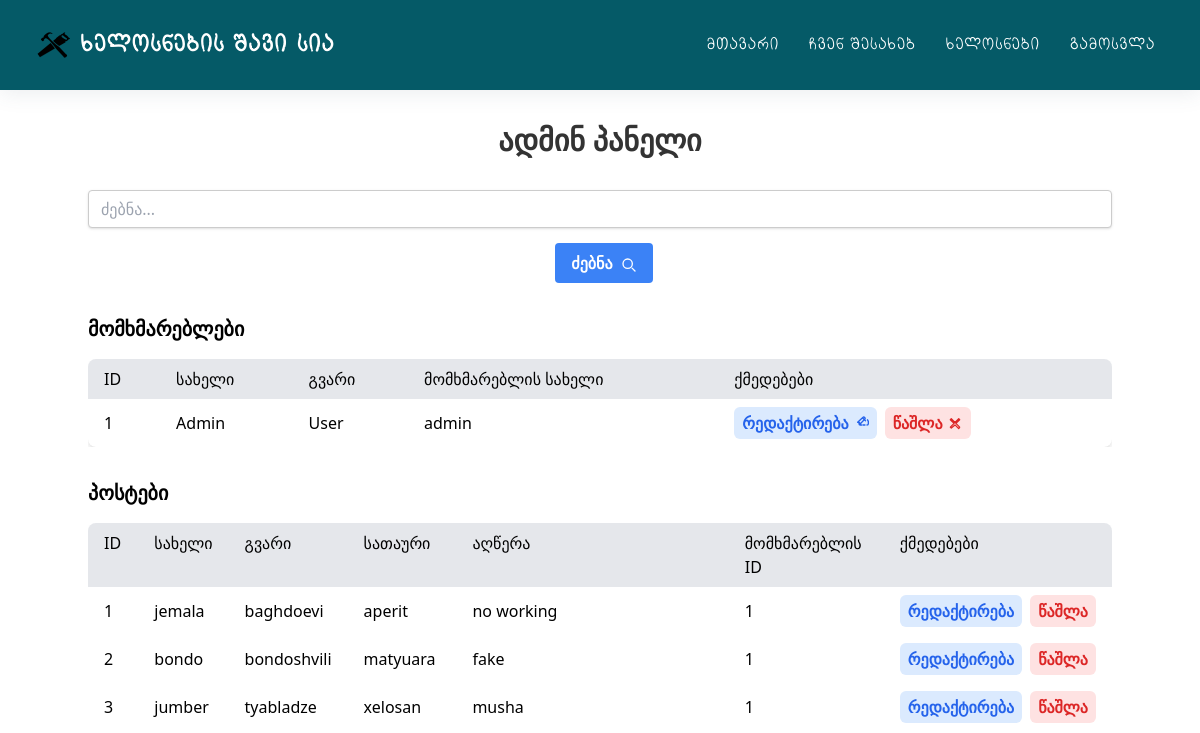
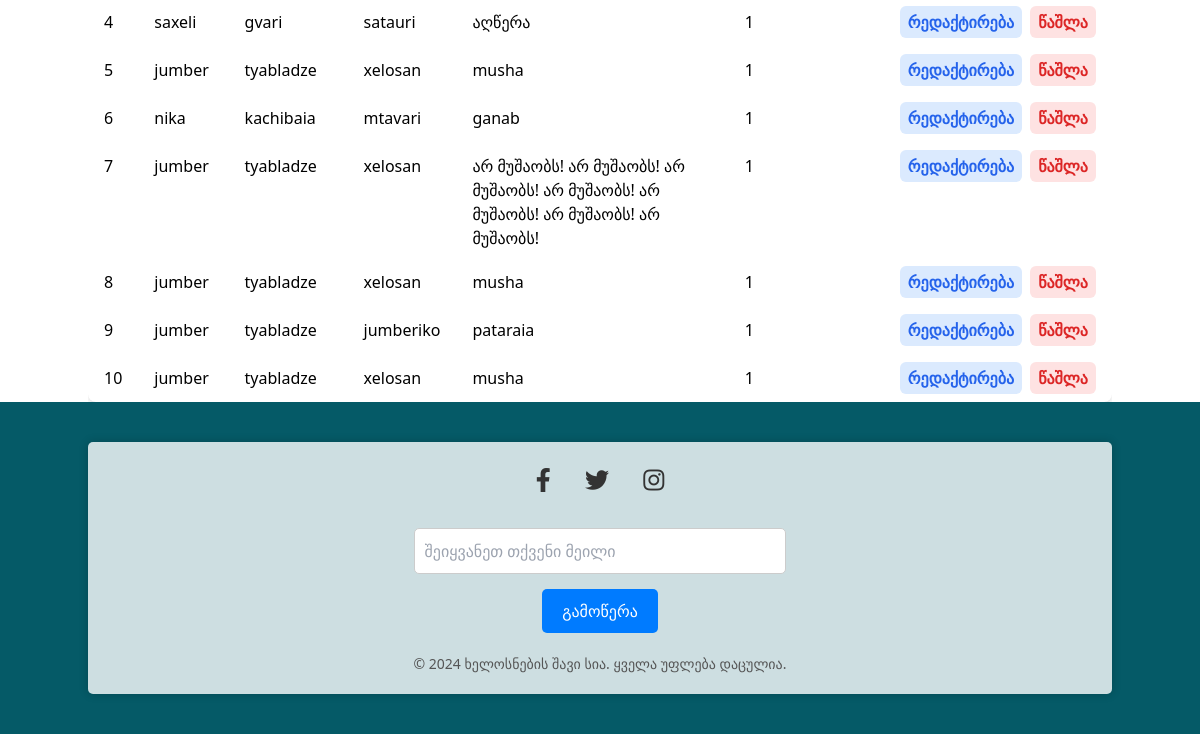
Page /admin (signed in) on the earlier database version (2 pictures, top to bottom).
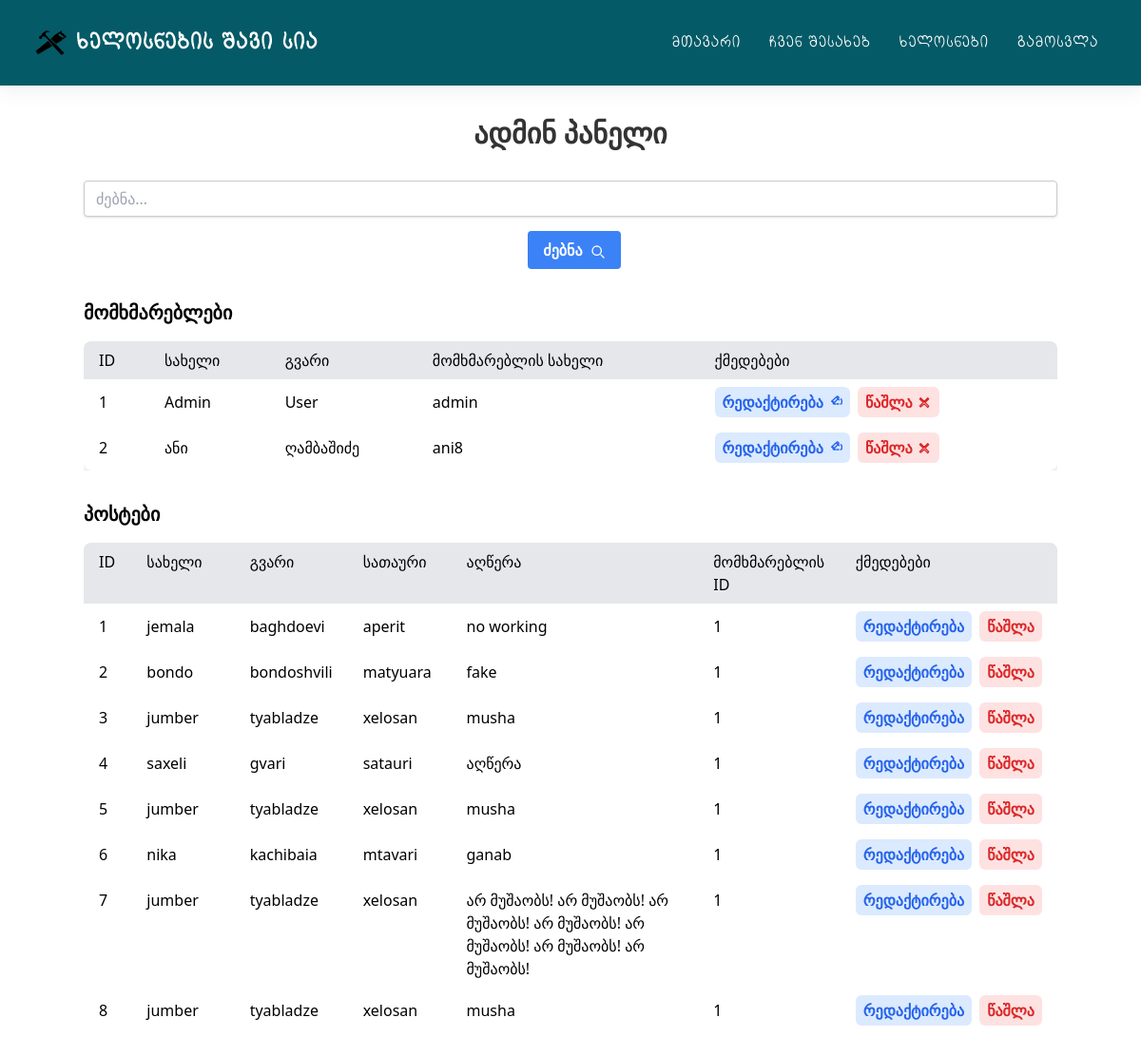
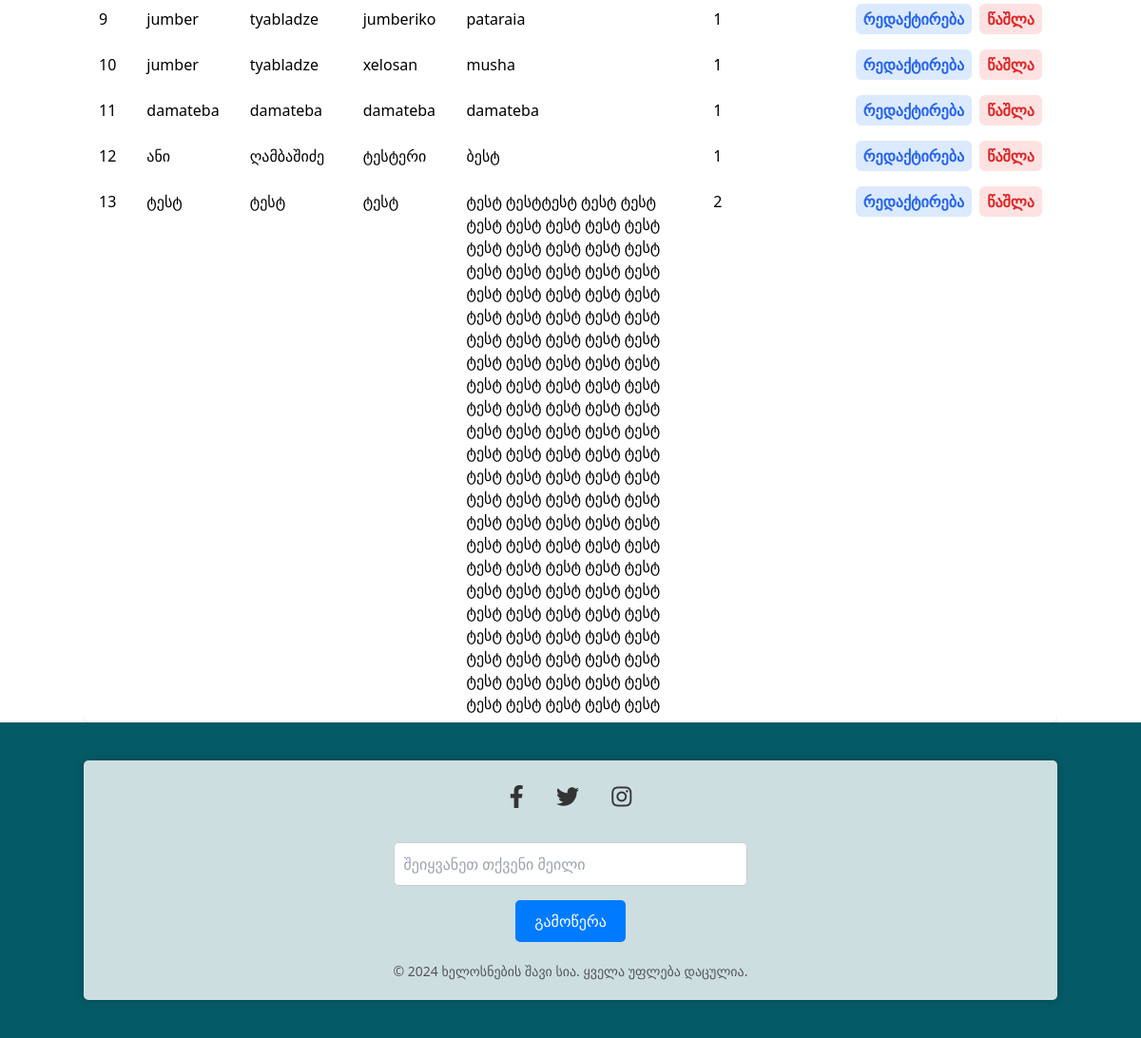
Same page on the later database version (2 pictures, top to bottom).
### main.py (models this page shows, shortened)
class Users(db.Model):
    __tablename__ = "users"
    id = db.Column(db.Integer, primary_key=True)
    name = db.Column(db.String(10), unique=False, nullable=False)
    surname = db.Column(db.String(30), unique=False, nullable=False)
    username = db.Column(db.String(30), unique=True, nullable=False)
    password = db.Column(db.String(128), nullable=False)
    is_admin = db.Column(db.Boolean, default=False, nullable=False)
    posts = db.relationship("Posts", backref="author", lazy=True)

class Posts(db.Model):
    __tablename__ = "posts"
    id = db.Column(db.Integer, primary_key=True)
    name = db.Column(db.String(10), unique=False, nullable=False)
    surname = db.Column(db.String(30), unique=False, nullable=False)
    title = db.Column(db.String(100), unique=False, nullable=False)
    content = db.Column(db.String(1000), unique=False, nullable=False)
    user_id = db.Column(db.Integer, db.ForeignKey("users.id"), nullable=False)

### main.py (the view)
@app.route("/admin", methods=["GET", "POST"])
@admin_required
def admin():
    search_query = request.args.get("search")
    if search_query:
        users = Users.query.filter(
            (Users.name.like(f"%{search_query}%"))
            | (Users.surname.like(f"%{search_query}%"))
            | (Users.username.like(f"%{search_query}%"))
        ).all()
        posts = Posts.query.filter(
            (Posts.name.like(f"%{search_query}%"))
            | (Posts.surname.like(f"%{search_query}%"))
            | (Posts.title.like(f"%{search_query}%"))
            | (Posts.content.like(f"%{search_query}%"))
        ).all()
    else:
        users = Users.query.all()
        posts = Posts.query.all()
    return render_template(
        "admin.html", users=users, posts=posts, navigation_items=navigation_items
    )

### main.py (called while the page is built)
def admin_required(f):
    @wraps(f)
    def decorated_function(*args, **kwargs):
        if "username" not in session:
            flash("გთხოვთ ჯერ სისტემაში შეხვიდეთ.", "warning")
            return redirect(url_for("login"))
        user = Users.query.filter_by(username=session["username"]).first()
        if user is None:
            flash("მომხმარებელი არ მოიძებნა", "danger")
            return redirect(url_for("home"))
        if not user.is_admin:
            flash("დაშვებული არ არის", "danger")
            return redirect(url_for("home"))
        return f(*args, **kwargs)
    return decorated_function

### templates/admin.html (shortened to what this page needs)
{% extends "base.html" %}
{% block content %}
<div class="container mx-auto">
    <h2 class="text-3xl font-bold text-center my-8">ადმინ პანელი</h2>
    <div class="mb-8">
        <form method="GET" action="{{ url_for('admin') }}" class="flex justify-center">
            <input type="text" name="search" placeholder="ძებნა..."
                class="shadow appearance-none border rounded w-full py-2 px-3 text-gray-700 leading-tight focus:outline-none focus:shadow-outline">
            <button type="submit"
                class="bg-blue-500 hover:bg-blue-700 text-white font-bold py-2 px-4 rounded focus:outline-none focus:shadow-outline ml-2">
                ძებნა
                <svg class="w-4 h-4 inline-block ml-1" fill="none" stroke="currentColor" viewBox="0 0 24 24"
                    xmlns="http://www.w3.org/2000/svg">
                    <path stroke-linecap="round" stroke-linejoin="round" stroke-width="2"
                        d="M21 21l-4.35-4.35M17 10A7 7 0 1 1 3 10a7 7 0 0 1 14 0z">
                    </path>
                </svg>
            </button>
        </form>
    </div>
    <section class="mb-8">
        <h3 class="text-xl font-bold mb-4">მომხმარებლები</h3>
        <div class="overflow-x-auto">
            <table class="min-w-full bg-white shadow-md rounded-lg overflow-hidden">
                <thead class="bg-gray-200 text-left">
                    <tr>
                        <th class="py-2 px-4">ID</th>
                        <th class="py-2 px-4">სახელი</th>
                        <th class="py-2 px-4">გვარი</th>
                        <th class="py-2 px-4">მომხმარებლის სახელი</th>
                        <th class="py-2 px-4">ქმედებები</th>
                    </tr>
                </thead>
                <tbody>
                    {% for user in users %}
                    <tr>
                        <td class="py-2 px-4">{{ user.id }}</td>
                        <td class="py-2 px-4">{{ user.name }}</td>
                        <td class="py-2 px-4">{{ user.surname }}</td>
                        <td class="py-2 px-4">{{ user.username }}</td>
                        <td class="py-2 px-4 flex space-x-2">
                            <a href="{{ url_for('edit_user', user_id=user.id) }}"
                                class="text-blue-600 hover:text-blue-800 px-2 py-1 rounded-md bg-blue-100 hover:bg-blue-200 flex items-center">
                                რედაქტირება
                            </a>
                            <a href="{{ url_for('delete_user', user_id=user.id) }}"
                                class="text-red-600 hover:text-red-800 px-2 py-1 rounded-md bg-red-100 hover:bg-red-200 flex items-center">
                                წაშლა
                            </a>
                        </td>
                    </tr>
                    {% endfor %}
                </tbody>
            </table>
        </div>
    </section>
    <section>
        <h3 class="text-xl font-bold mb-4">პოსტები</h3>
        <div class="overflow-x-auto">
            <table class="min-w-full bg-white shadow-md rounded-lg overflow-hidden">
                <thead class="bg-gray-200 text-left">
                    <tr>
                        <th class="py-2 px-4">ID</th>
                        <th class="py-2 px-4">სახელი</th>
                        <th class="py-2 px-4">გვარი</th>
                        <th class="py-2 px-4">სათაური</th>
                        <th class="py-2 px-4">აღწერა</th>
                        <th class="py-2 px-4">მომხმარებლის ID</th>
                        <th class="py-2 px-4">ქმედებები</th>
                    </tr>
                </thead>
                <tbody>
                    {% for post in posts %}
                    <tr>
                        <td class="py-2 px-4">{{ post.id }}</td>
                        <td class="py-2 px-4">{{ post.name }}</td>
                        <td class="py-2 px-4">{{ post.surname }}</td>
                        <td class="py-2 px-4">{{ post.title }}</td>
                        <td class="py-2 px-4">{{ post.content }}</td>
                        <td class="py-2 px-4">{{ post.user_id }}</td>
                        <td class="py-2 px-4 flex space-x-2">
                            <a href="{{ url_for('edit_post', post_id=post.id) }}"
                                class="text-blue-600 hover:text-blue-800 px-2 py-1 rounded-md bg-blue-100 hover:bg-blue-200">რედაქტირება</a>
                            <a href="{{ url_for('delete_post', post_id=post.id) }}"
                                class="text-red-600 hover:text-red-800 px-2 py-1 rounded-md bg-red-100 hover:bg-red-200">წაშლა</a>
                        </td>
                    </tr>
                    {% endfor %}
                </tbody>
            </table>
        </div>
    </section>
</div>
{% endblock %}

### templates/base.html (shortened to what this page needs)
<!DOCTYPE html>
<html lang="en">
<head>
    <link rel="stylesheet" type="text/css" href="{{ url_for('static', filename='style/reset.css') }}">
    <link rel="stylesheet" type="text/css" href="{{ url_for('static', filename='style/output.css') }}">
    <link rel="stylesheet" type="text/css" href="{{ url_for('static', filename='style/main.css') }}">
    <link rel="stylesheet" type="text/css" href="{{ url_for('static', filename='style/fonts.css') }}">
    <link rel="stylesheet" type="text/css" href="{{ url_for('static', filename='style/responsive.css') }}">
    <link rel="stylesheet" href="https://cdnjs.cloudflare.com/ajax/libs/font-awesome/5.15.3/css/all.min.css">
</head>
<body>
    <header class="header">
        <nav>
            <div class="logo">
                <a href="/"><img class="main_logo" src="{{ url_for('static', filename='images/logo.png') }}" alt="ლოგო">
                    ხელოსნების შავი სია</a>
            </div>
            <ul class="menu">
                {% for item in navigation_items %}
                <li><a href="{{ item.url }}">{{ item.label }}</a></li>
                {% endfor %}
                {% if not session.username %}
                <li><a href="{{ url_for('login') }}">შესვლა</a></li>
                <li><a href="{{ url_for('register') }}">რეგისტრაცია</a></li>
                {% else %}
                <li><a href="{{ url_for('logout') }}">გამოსვლა</a></li>
                {% endif %}
            </ul>
        </nav>
    </header>
    {% block content %}{% endblock %}
    {% block footer %}
    {% include "footer.html" %}
    {% endblock %}
</body>
</html>

### templates/footer.html
<footer class="footer">
    <div class="container mx-auto footer-container">
        <div class="footer-content">
            <div class="social-icons">
                <a href="#" target="_blank" class="social-icon"><i class="fab fa-facebook-f"></i></a>
                <a href="#" target="_blank" class="social-icon"><i class="fab fa-twitter"></i></a>
                <a href="#" target="_blank" class="social-icon"><i class="fab fa-instagram"></i></a>
            </div>
            <div class="subscribe">
                <input type="email" placeholder="შეიყვანეთ თქვენი მეილი" class="subscribe-input">
                <button class="subscribe-btn">გამოწერა</button>
            </div>
            <p class="footer-text">© 2024 ხელოსნების შავი სია. ყველა უფლება დაცულია.</p>
        </div>
    </div>
</footer>

### static/style/main.css (style rules this page uses)
:root { --shss: #055a67; }
* { padding: 0; margin: 0; box-sizing: border-box; font-family: sans-serif; text-decoration: none; list-style: none; }
.header { position: sticky; top: 0; width: 100%; box-shadow: 0 4px 20px hsla(207, 24%, 35%, 0.1); background-color: #055a67; z-index: 1; }
nav { display: flex; justify-content: space-between; align-items: center; padding: 20px 30px; }
.logo a { display: flex; align-items: center; font-family: "ALK Life", sans-serif; font-size: 24px; font-weight: bold; color: #fff; }
.menu { display: flex; justify-content: center; align-items: center; }
.menu a { display: block; font-family: "ALK Life", sans-serif; padding: 7px 15px; font-size: 17px; font-weight: 500; transition: 0.2s all ease-in-out; color: #fff; }
.main_logo { width: 50px; }
* { font-family: Nunito, sans-serif; }
* { box-sizing: border-box; }
img { vertical-align: middle; }
*, *::before, *::after { box-sizing: border-box; }
.footer-container { box-shadow: 0 0 10px rgba(0, 0, 0, 0.2); background-color: rgba(255, 255, 255, 0.8); padding: 20px; border-radius: 5px; text-align: center; display: flex; flex-direction: column; align-items: center; }
h2 { margin-bottom: 20px; font-size: 35px; font-weight: bolder; color: #333; }
form { display: flex; flex-direction: column; align-items: center; }
input { padding: 10px; margin-bottom: 15px; border: 1px solid #ccc; border-radius: 3px; width: 30%; }
.footer input { width: 100%; }
a { text-decoration: none; color: var(--shss); font-weight: bold; }
.footer { background-color: var(--shss); color: #333; padding: 40px 0; text-align: center; }
.footer-content { max-width: 1200px; margin: 0 auto; padding: 0 20px; }
.social-icons { margin-bottom: 30px; }
.social-icon { display: inline-block; margin: 0 15px; font-size: 24px; color: #333; transition: transform 0.3s ease-in-out; }
.subscribe { align-items: center; max-width: 400px; margin: 0 auto; margin-top: 20px; }
.subscribe-input { flex: 1; padding: 10px; border: 1px solid #ccc; border-radius: 5px; }
.subscribe-btn { background-color: #007bff; color: #fff; padding: 10px 20px; border: none; border-radius: 5px; cursor: pointer; transition: background-color 0.3s ease-in-out; }
.footer-text { margin-top: 20px; font-size: 14px; color: #555; }

Differences in the rows shown:
added Users: id "2", name "ანი", surname "ღამბაშიძე", username "ani8"
added Posts: id "11", name "damateba", surname "damateba", title "damateba", content "damateba", user_id "1"
added Posts: id "12", name "ანი", surname "ღამბაშიძე", title "ტესტერი", content "ბესტ", user_id "1"
added Posts: id "13", name "ტესტ", surname "ტესტ", title "ტესტ", content "ტესტ ტესტტესტ ტესტ ტესტ ტესტ ტესტ ტესტ ტესტ ტესტ ტესტ ტესტ ტესტ ტესტ ტესტ ტესტ ტესტ ტესტ ტესტ ტესტ ტესტ ტესტ ტესტ ტესტ ტესტ ტესტ ტესტ ტესტ ტესტ ტესტ ტესტ ტესტ ტესტ ტესტ ტესტ ტესტ ტესტ ტესტ ტესტ ტესტ ტესტ ტესტ ტესტ ტესტ ტესტ ტესტ ტესტ ტესტ ტესტ ტესტ ტესტ ტესტ ტესტ ტესტ ტესტ ტესტ ტესტ ტესტ ტესტ ტესტ ტესტ ტესტ ტესტ ტესტ ტესტ ტესტ ტესტ ტესტ ტესტ ტესტ ტესტ ტესტ ტესტ ტესტ ტესტ ტესტ ტესტ ტესტ ტესტ ტესტ ტესტ ტესტ ტესტ ტესტ ტესტ ტესტ ტესტ ტესტ ტესტ ტესტ ტესტ ტესტ ტესტ ტესტ ტესტ ტესტ ტესტ ტესტ ტესტ ტესტ ტესტ ტესტ ტესტ ტესტ ტესტ ტესტ ტესტ ტესტ ტესტ ტესტ ტესტ ტესტ ტესტ ტესტ ტესტ", user_id "2"
